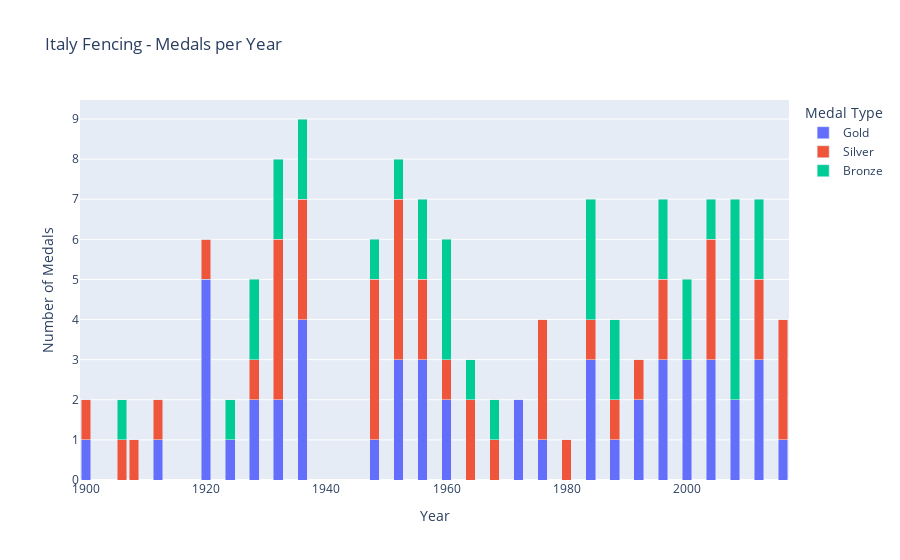
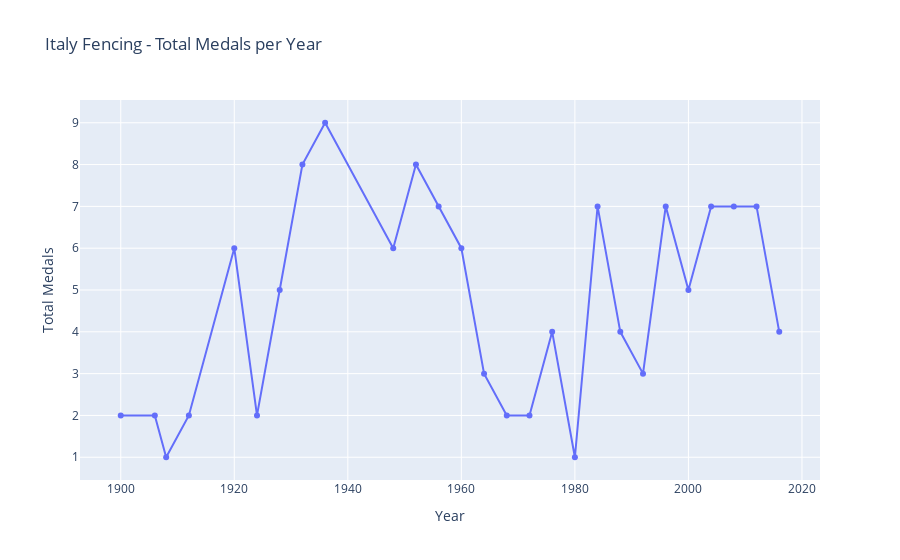

Notebook cell for these charts, in order:
### Code cell
italy_fencing = italydf_anon[italydf_anon["Sport"] == "Fencing"].copy()
medals = italy_fencing[italy_fencing["Medal"].notna()].copy()
unique_medals = medals.drop_duplicates(subset=["Year", "Event", "Medal"])

# pivoting created NaNs so had to fillna
medals_by_type = unique_medals.pivot_table(
    index="Year",
    columns="Medal",
    values="ID",
    aggfunc="count"
).fillna(0)


medals_total = medals_by_type.sum(axis=1)


fig1 = px.bar(
    medals_by_type.reset_index(),
    x="Year",
    y=["Gold", "Silver", "Bronze"],
    title="Italy Fencing - Medals per Year",
    labels={"value": "Number of Medals", "variable": "Medal Type"}
)
fig1.update_layout(barmode="stack")
fig1.show()


fig2 = px.line(
    medals_total.reset_index(),
    x="Year",
    y=0,
    markers=True,
    title="Italy Fencing - Total Medals per Year",
    labels={"0": "Total Medals"}
)
fig2.show()

### Figure 1 — Plotly figure (JSON) as saved in the notebook; plotly's stock layout.template omitted (floating-point values rounded to 4 significant figures)
{"data": [{"hovertemplate": "Medal Type=Gold<br>Year=%{x}<br>Number of Medals=%{y}<extra></extra>", "legendgroup": "Gold", "marker": {"color": "#636efa", "pattern": {"shape": ""}}, "name": "Gold", "orientation": "v", "showlegend": true, "textposition": "auto", "type": "bar", "x": [1900, 1906, 1908, 1912, 1920, 1924, 1928, 1932, 1936, 1948, 1952, 1956, 1960, 1964, 1968, 1972, 1976, 1980, 1984, 1988, 1992, 1996, 2000, 2004, 2008, 2012, 2016], "xaxis": "x", "y": [1.0, 0.0, 0.0, 1.0, 5.0, 1.0, 2.0, 2.0, 4.0, 1.0, 3.0, 3.0, 2.0, 0.0, 0.0, 2.0, 1.0, 0.0, 3.0, 1.0, 2.0, 3.0, 3.0, 3.0, 2.0, 3.0, 1.0], "yaxis": "y"}, {"hovertemplate": "Medal Type=Silver<br>Year=%{x}<br>Number of Medals=%{y}<extra></extra>", "legendgroup": "Silver", "marker": {"color": "#EF553B", "pattern": {"shape": ""}}, "name": "Silver", "orientation": "v", "showlegend": true, "textposition": "auto", "type": "bar", "x": [1900, 1906, 1908, 1912, 1920, 1924, 1928, 1932, 1936, 1948, 1952, 1956, 1960, 1964, 1968, 1972, 1976, 1980, 1984, 1988, 1992, 1996, 2000, 2004, 2008, 2012, 2016], "xaxis": "x", "y": [1.0, 1.0, 1.0, 1.0, 1.0, 0.0, 1.0, 4.0, 3.0, 4.0, 4.0, 2.0, 1.0, 2.0, 1.0, 0.0, 3.0, 1.0, 1.0, 1.0, 1.0, 2.0, 0.0, 3.0, 0.0, 2.0, 3.0], "yaxis": "y"}, {"hovertemplate": "Medal Type=Bronze<br>Year=%{x}<br>Number of Medals=%{y}<extra></extra>", "legendgroup": "Bronze", "marker": {"color": "#00cc96", "pattern": {"shape": ""}}, "name": "Bronze", "orientation": "v", "showlegend": true, "textposition": "auto", "type": "bar", "x": [1900, 1906, 1908, 1912, 1920, 1924, 1928, 1932, 1936, 1948, 1952, 1956, 1960, 1964, 1968, 1972, 1976, 1980, 1984, 1988, 1992, 1996, 2000, 2004, 2008, 2012, 2016], "xaxis": "x", "y": [0.0, 1.0, 0.0, 0.0, 0.0, 1.0, 2.0, 2.0, 2.0, 1.0, 1.0, 2.0, 3.0, 1.0, 1.0, 0.0, 0.0, 0.0, 3.0, 2.0, 0.0, 2.0, 2.0, 1.0, 5.0, 2.0, 0.0], "yaxis": "y"}], "layout": {"barmode": "stack", "legend": {"title": {"text": "Medal Type"}, "tracegroupgap": 0}, "title": {"text": "Italy Fencing - Medals per Year"}, "xaxis": {"anchor": "y", "domain": [0, 1], "title": {"text": "Year"}}, "yaxis": {"anchor": "x", "domain": [0, 1], "title": {"text": "Number of Medals"}}}}

### Figure 2 — Plotly figure (JSON) as saved in the notebook; plotly's stock layout.template omitted (floating-point values rounded to 4 significant figures)
{"data": [{"hovertemplate": "Year=%{x}<br>Total Medals=%{y}<extra></extra>", "legendgroup": "", "line": {"color": "#636efa", "dash": "solid"}, "marker": {"symbol": "circle"}, "mode": "lines+markers", "name": "", "orientation": "v", "showlegend": false, "type": "scatter", "x": [1900, 1906, 1908, 1912, 1920, 1924, 1928, 1932, 1936, 1948, 1952, 1956, 1960, 1964, 1968, 1972, 1976, 1980, 1984, 1988, 1992, 1996, 2000, 2004, 2008, 2012, 2016], "xaxis": "x", "y": [2.0, 2.0, 1.0, 2.0, 6.0, 2.0, 5.0, 8.0, 9.0, 6.0, 8.0, 7.0, 6.0, 3.0, 2.0, 2.0, 4.0, 1.0, 7.0, 4.0, 3.0, 7.0, 5.0, 7.0, 7.0, 7.0, 4.0], "yaxis": "y"}], "layout": {"legend": {"tracegroupgap": 0}, "title": {"text": "Italy Fencing - Total Medals per Year"}, "xaxis": {"anchor": "y", "domain": [0, 1], "title": {"text": "Year"}}, "yaxis": {"anchor": "x", "domain": [0, 1], "title": {"text": "Total Medals"}}}}
